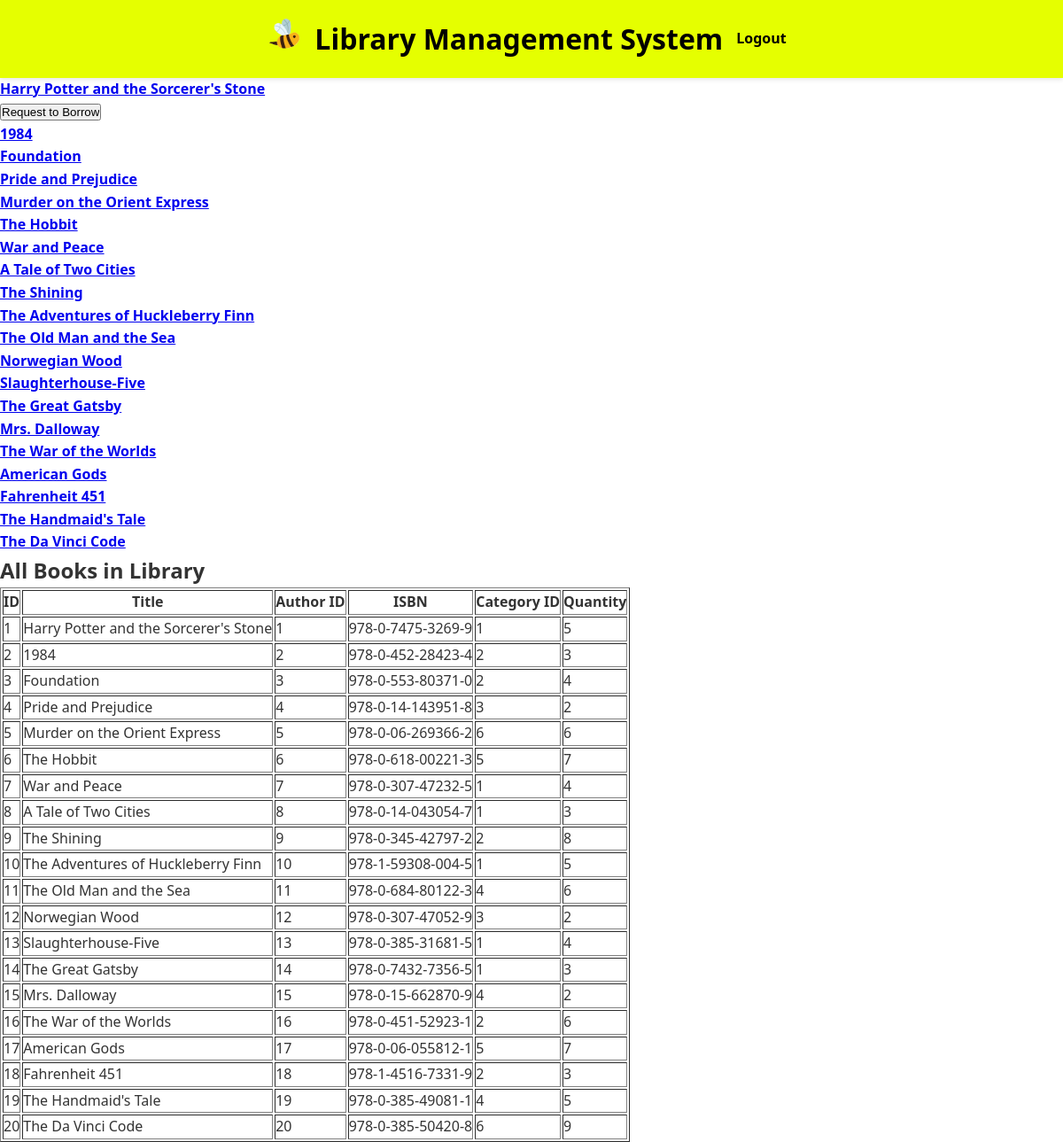
/view_books.php?book_id=1 (signed in), run on the app's committed database.
### tables this page shows
CREATE TABLE `books` (
  `BookID` int(11) NOT NULL,
  `Title` varchar(100) DEFAULT NULL,
  `AuthorID` int(11) DEFAULT NULL,
  `ISBN` varchar(20) DEFAULT NULL,
  `CategoryID` int(11) DEFAULT NULL,
  `Quantity` int(11) DEFAULT NULL
);

### view_books.php (the view, shortened to what this page needs)
<?php
require_once 'header.php'; ?>
<?php
require 'db_connect.php';
$member_id = $_SESSION['member_id'];
$result = $conn->query("SELECT * FROM books");
while ($row = $result->fetch_assoc()) {
    echo "<div><strong><a href='?book_id={$row['BookID']}'>{$row['Title']}</a></strong></div>";
    if (isset($_GET['book_id']) && $_GET['book_id'] == $row['BookID']) {
        $check = $conn->prepare("SELECT * FROM requestedbooks WHERE MemberID = ? AND BookID = ?");
        $check->bind_param("ii", $member_id, $row['BookID']);
        $check->execute();
        $check_result = $check->get_result();
        if ($check_result->num_rows > 0) {
            echo "<p>You have already requested this book.</p>";
        } else {
            echo "<form method='post' action='request_book.php'>
                    <input type='hidden' name='book_id' value='{$row['BookID']}'>
                    <input type='submit' value='Request to Borrow'>
                  </form>";
        }
    }
}
?>
<!DOCTYPE html>
<html>
<head><title>View Books</title></head>
<body>
<h2>All Books in Library</h2>
<?php
$sql = "SELECT * FROM books";
$result = mysqli_query($conn, $sql);
echo "<table border='1'>
<tr><th>ID</th><th>Title</th><th>Author ID</th><th>ISBN</th><th>Category ID</th><th>Quantity</th></tr>";
while ($row = mysqli_fetch_assoc($result)) {
    echo "<tr>
        <td>{$row['BookID']}</td>
        <td>{$row['Title']}</td>
        <td>{$row['AuthorID']}</td>
        <td>{$row['ISBN']}</td>
        <td>{$row['CategoryID']}</td>
        <td>{$row['Quantity']}</td>
    </tr>";
}
echo "</table>";
?>
</body>
</html>

### header.php (shortened to what this page needs)
<!DOCTYPE html>
<html lang="en">
<head>
    <link rel="stylesheet" href="css/styles.css">
</head>
<body>
    <header class="main-header">
        <div class="container">
            <div class="icon">
                <a href="index.php">
                    <img src="assets/icon.png" alt="Library Logo" class="logo">
                </a>
            </div>
            <div class="branding">
                <h1>Library Management System</h1>
            </div>
            <?php if(isset($_SESSION['email'])): ?>
                <nav class="user-nav">
                    <a href="logout.php" class="btn-logout">
                        <i class="fas fa-sign-out-alt"></i> Logout
                    </a>
                </nav>
            <?php endif; ?>
        </div>
    </header>
</body

### css/styles.css (style rules this page uses)
:root { --primary-color: #e5ff00; --secondary-color: #000000; --text-color: #333; --light-gray: #f5f5f5; --white: #ffffff; }
* { margin: 0; padding: 0; box-sizing: border-box; }
body { font-family: 'Segoe UI', Tahoma, Geneva, Verdana, sans-serif; line-height: 1.6; color: var(--text-color); }
.container { width: 90%; max-width: 1200px; margin: 0 auto; padding: 0 15px; }
.main-header { background-color: var(--primary-color); color: var(--secondary-color); padding: 1rem 0; box-shadow: 0 2px 5px rgba(0,0,0,0.1); }
.main-header .container { display: flex; justify-content: center; align-items: center; }
.user-nav a { color: var(--secondary-color); text-decoration: none; margin: 0 15px; font-weight: bold; }
.icon { display: flex; align-items: center; }
.icon img { width: 48px; height: 48px; margin-right: 10px; }

### data on the page
books: Title "Harry Potter and the Sorcerer's Stone", BookID "1", AuthorID "1", ISBN "978-0-7475-3269-9", CategoryID "1", Quantity "5"
books: Title "1984", BookID "2", AuthorID "2", ISBN "978-0-452-28423-4", CategoryID "2", Quantity "3"
books: Title "Foundation", BookID "3", AuthorID "3", ISBN "978-0-553-80371-0", CategoryID "2", Quantity "4"
books: Title "Pride and Prejudice", BookID "4", AuthorID "4", ISBN "978-0-14-143951-8", CategoryID "3", Quantity "2"
books: Title "Murder on the Orient Express", BookID "5", AuthorID "5", ISBN "978-0-06-269366-2", CategoryID "6", Quantity "6"
books: Title "The Hobbit", BookID "6", AuthorID "6", ISBN "978-0-618-00221-3", CategoryID "5", Quantity "7"
books: Title "War and Peace", BookID "7", AuthorID "7", ISBN "978-0-307-47232-5", CategoryID "1", Quantity "4"
books: Title "A Tale of Two Cities", BookID "8", AuthorID "8", ISBN "978-0-14-043054-7", CategoryID "1", Quantity "3"
books: Title "The Shining", BookID "9", AuthorID "9", ISBN "978-0-345-42797-2", CategoryID "2", Quantity "8"
books: Title "The Adventures of Huckleberry Finn", BookID "10", AuthorID "10", ISBN "978-1-59308-004-5", CategoryID "1", Quantity "5"
books: Title "The Old Man and the Sea", BookID "11", AuthorID "11", ISBN "978-0-684-80122-3", CategoryID "4", Quantity "6"
books: Title "Norwegian Wood", BookID "12", AuthorID "12", ISBN "978-0-307-47052-9", CategoryID "3", Quantity "2"
books: Title "Slaughterhouse-Five", BookID "13", AuthorID "13", ISBN "978-0-385-31681-5", CategoryID "1", Quantity "4"
books: Title "The Great Gatsby", BookID "14", AuthorID "14", ISBN "978-0-7432-7356-5", CategoryID "1", Quantity "3"
books: Title "Mrs. Dalloway", BookID "15", AuthorID "15", ISBN "978-0-15-662870-9", CategoryID "4", Quantity "2"
books: Title "The War of the Worlds", BookID "16", AuthorID "16", ISBN "978-0-451-52923-1", CategoryID "2", Quantity "6"
books: Title "American Gods", BookID "17", AuthorID "17", ISBN "978-0-06-055812-1", CategoryID "5", Quantity "7"
books: Title "Fahrenheit 451", BookID "18", AuthorID "18", ISBN "978-1-4516-7331-9", CategoryID "2", Quantity "3"
books: Title "The Handmaid's Tale", BookID "19", AuthorID "19", ISBN "978-0-385-49081-1", CategoryID "4", Quantity "5"
books: Title "The Da Vinci Code", BookID "20", AuthorID "20", ISBN "978-0-385-50420-8", CategoryID "6", Quantity "9"
